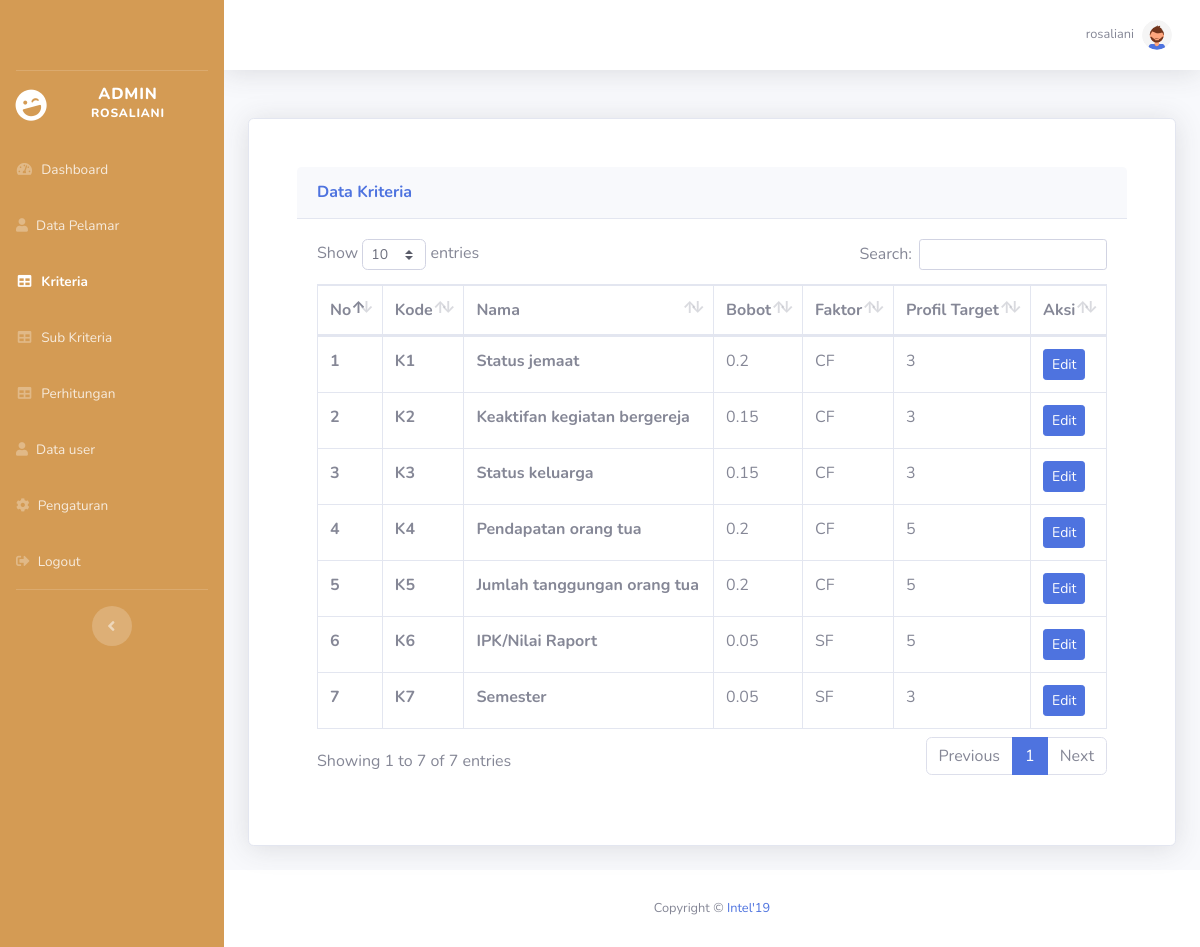
The page /admin/kriteria.php (signed in) on the database its author committed.
### tables this page shows
CREATE TABLE `kriteria` (
  `id_kriteria` varchar(2) NOT NULL,
  `nama_kriteria` varchar(255) NOT NULL,
  `bobot_kriteria` float NOT NULL,
  `faktor` varchar(50) NOT NULL,
  `profile_target` int(11) NOT NULL
);

### config.php (called while the page is built, shortened)
<?php
function connectDatabase()
{
    $conn = new mysqli(DB_HOST, DB_USERNAME, DB_PASSWORD, DB_NAME);
    return $conn;
}
?>

### admin/functions/kriteria.php (called while the page is built, shortened)
<?php
require_once '../config.php';
class Kriteria{
    private $db;
    public function __construct()
    {
        $this->db = connectDatabase();
        $this->addKriteria();
    }
    public function getKriteria(){
        return $this->db->query("SELECT * FROM kriteria");
    }
    public function addKriteria(){
        $data_kriteria = [
            ["K1","Status jemaat",0.2,"CF",3],
            ["K2","Keaktifan kegiatan bergereja",0.15,"CF",3],
            ["K3","Status keluarga",0.15,"CF",3],
            ["K4","Pendapatan orang tua",0.2,"CF",5],
            ["K5","Jumlah tanggungan orang tua",0.2,"CF",5],
            ["K6","Raport pendidikan / Kartu Hasil Studi (KHS)",0.05,"SF",5],
            ["K7","Semester",0.05,"SF",3]
        ];
        foreach ($data_kriteria as $key => $kriteria) {
            $cekKriteria = $this->db->query("SELECT * FROM kriteria WHERE LOWER(nama_kriteria) = '".strtolower($kriteria[1])."' OR id_kriteria != '$kriteria[0]'");
        }
    }
}
$dataKriteria = new Kriteria();
?>

### admin/kriteria.php (the view, shortened to what this page needs)
<?php
require_once './header.php';
require_once './functions/kriteria.php';
$data_kriteria = $dataKriteria->getKriteria();
?>
<div class="row">
    <div class="col-lg-12">
        <div class="card shadow mb-4">
            <div class="justify-content-center p-5">
                <div class="card-header py-3">
                    <h6 class="m-0 font-weight-bold text-primary">Data Kriteria</h6>
                </div>
                <div class="card-body">
                    <div class="table-responsive">
                        <table class="table table-bordered" id="dataTable" width="100%" cellspacing="0">
                            <thead>
                                <tr>
                                    <th>No</th>
                                    <th>Kode</th>
                                    <th>Nama</th>
                                    <th>Bobot</th>
                                    <th>Faktor</th>
                                    <th>Profil Target</th>
                                    <th>Aksi</th>
                                </tr>
                            </thead>
                            <tbody>
                                <?php foreach ($data_kriteria as $key => $kriteria):?>
                                <tr>
                                    <th scope="row"><?=$key+1;?></th>
                                    <th><?=$kriteria['id_kriteria'];?></th>
                                    <th><?=$kriteria['nama_kriteria'];?></th>
                                    <td><?=$kriteria['bobot_kriteria'];?></td>
                                    <td><?=$kriteria['faktor'];?></td>
                                    <td><?=$kriteria['profile_target'];?></td>
                                    <td>
                                        <button type="button" data-target="#edit<?=$kriteria['id_kriteria'];?>"
                                            data-toggle="modal" class="btn btn-sm btn-primary">Edit</button>
                                    </td>
                                </tr>
                                <?php endforeach;?>
                            </tbody>
                        </table>
                    </div>
                </div>
            </div>
        </div>
    </div>
</div>
<?php require './footer.php';?>

### rows shown on the page
kriteria: id_kriteria "K1", nama_kriteria "Status jemaat", bobot_kriteria "0.2", faktor "CF", profile_target "3"
kriteria: id_kriteria "K2", nama_kriteria "Keaktifan kegiatan bergereja", bobot_kriteria "0.15", faktor "CF", profile_target "3"
kriteria: id_kriteria "K3", nama_kriteria "Status keluarga", bobot_kriteria "0.15", faktor "CF", profile_target "3"
kriteria: id_kriteria "K4", nama_kriteria "Pendapatan orang tua", bobot_kriteria "0.2", faktor "CF", profile_target "5"
kriteria: id_kriteria "K5", nama_kriteria "Jumlah tanggungan orang tua", bobot_kriteria "0.2", faktor "CF", profile_target "5"
kriteria: id_kriteria "K6", nama_kriteria "IPK/Nilai Raport", bobot_kriteria "0.05", faktor "SF", profile_target "5"
kriteria: id_kriteria "K7", nama_kriteria "Semester", bobot_kriteria "0.05", faktor "SF", profile_target "3"

### other values the page prints
$_SESSION['username'] "ROSALIANI"
$_SESSION['username'] "rosaliani"
